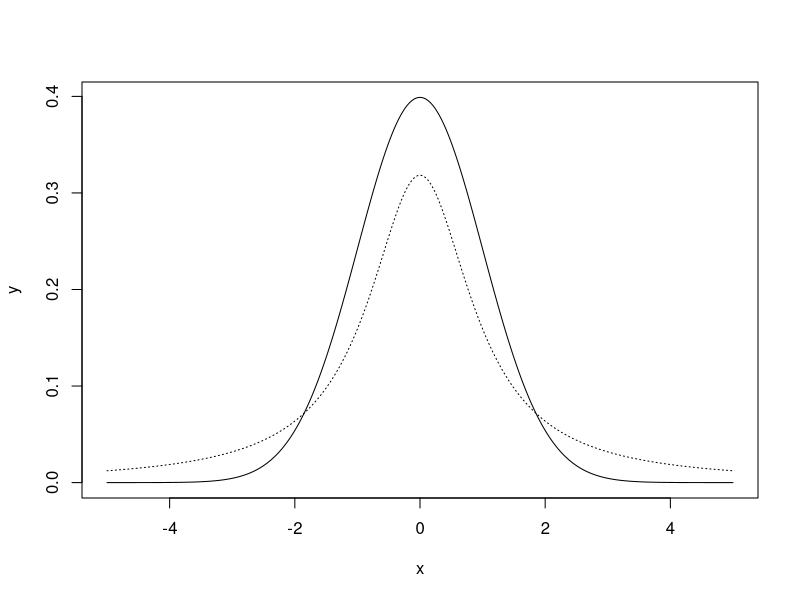

Recreate this plot in R.
## [MATH-02C] Not so simple math with R ##

# Trigonometric functions
sin(pi/2)
cos(pi/2)
tan(pi/2)
asin(0)
acos(0)
atan(0)

# Complex numbers
(2 + 2i) + (4 - 3i)
(2 + 2i) * (4 - 3i)
(2 + 2i) / (4 - 3i)

# Complex numbers are not numeric objects
sqrt(-1)
sqrt(-1 + 0i)
str(-1 + 0i)
log(0)
log(-1 + 0i)

# e as a limit
exp(1)
s1 <- function(n) (1 + 1/n)^n
s1(1:100)

# Faster
s2 <- function(n) sum(1/factorial(0:n))
s2(10)

# Plotting the bell curve
f <- function(x) (1/sqrt(2*pi))*exp(-x^2/2) 
x <- seq(-5, 5, by=0.01)
y <- f(x)
plot(y ~ x, type="l")

# Another bell?
g <- function(x) 1/(pi*(1+x^2))
z <- g(x)
lines(z ~ x, type="l", lty=3)
